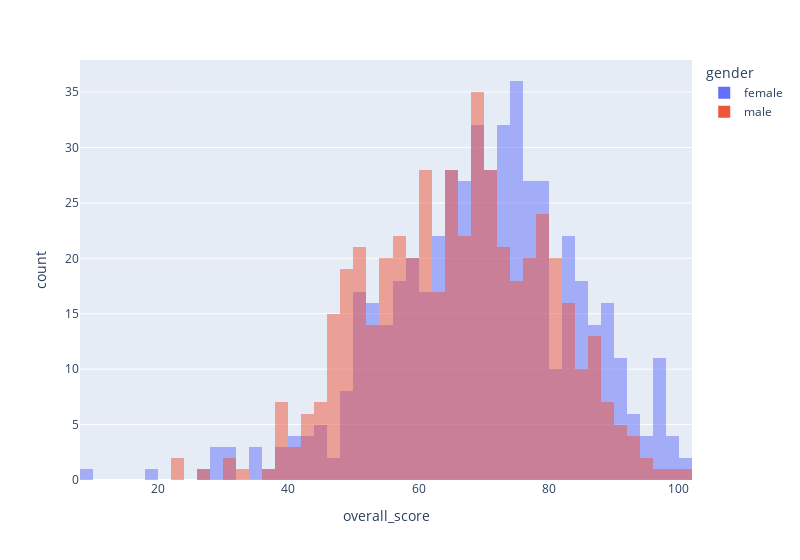

Here is the notebook cell this chart was saved with:
### Code cell
# import matplotlib.pyplot as plt

# plt.hist(dff, bins = 30, alpha = 0.75, label = 'ženy')
# plt.hist(dfm, bins = 30, alpha = 0.75, label = 'muži')
# plt.legend(loc = 'upper right')
# plt.show()

g = px.histogram(df, x = "overall_score", color = "gender", width = 800, barmode='overlay')
g.show()

### Figure 1 — Plotly figure (JSON) as saved in the notebook; plotly's stock layout.template omitted (floating-point values rounded to 4 significant figures; data arrays with more than 128 entries replaced by an {"elided": "..."} marker saying what was removed)
{"data": [{"alignmentgroup": "True", "bingroup": "x", "hovertemplate": "gender=female<br>overall_score=%{x}<br>count=%{y}<extra></extra>", "legendgroup": "female", "marker": {"color": "#636efa", "opacity": 0.5, "pattern": {"shape": ""}}, "name": "female", "offsetgroup": "female", "orientation": "v", "showlegend": true, "type": "histogram", "x": {"elided": "518 float values"}, "xaxis": "x", "yaxis": "y"}, {"alignmentgroup": "True", "bingroup": "x", "hovertemplate": "gender=male<br>overall_score=%{x}<br>count=%{y}<extra></extra>", "legendgroup": "male", "marker": {"color": "#EF553B", "opacity": 0.5, "pattern": {"shape": ""}}, "name": "male", "offsetgroup": "male", "orientation": "v", "showlegend": true, "type": "histogram", "x": {"elided": "482 float values"}, "xaxis": "x", "yaxis": "y"}], "layout": {"barmode": "overlay", "legend": {"title": {"text": "gender"}, "tracegroupgap": 0}, "margin": {"t": 60}, "width": 800, "xaxis": {"anchor": "y", "domain": [0, 1], "title": {"text": "overall_score"}}, "yaxis": {"anchor": "x", "domain": [0, 1], "title": {"text": "count"}}}}
